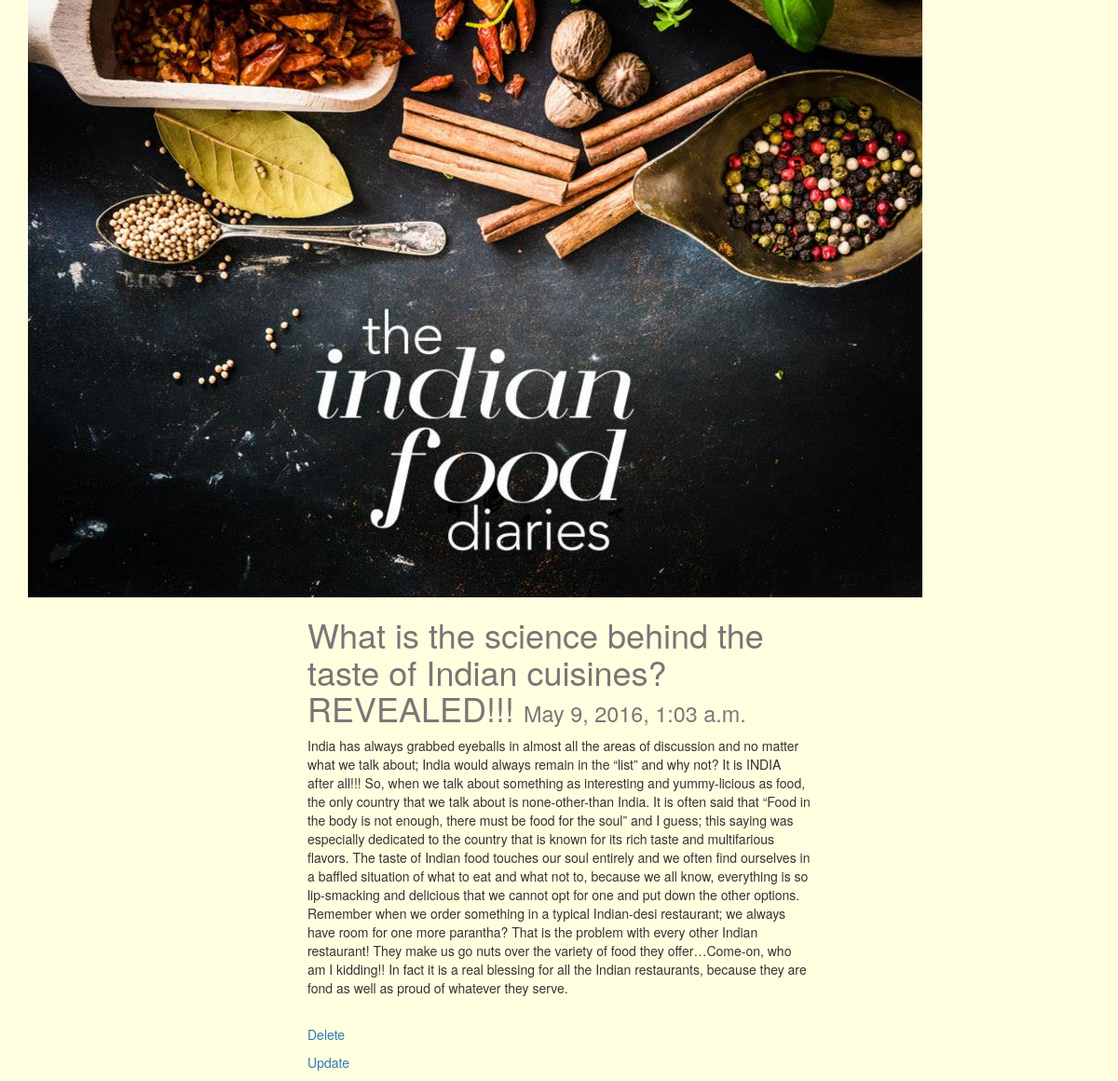
/blog/40/, run on the app's committed database.
### blog/models.py (models this page shows, shortened)
class Post(models.Model):
	title = models.CharField(max_length = 120)
	image = models.FileField(null=True, blank=True)
	content = models.TextField()
	updated = models.DateTimeField(auto_now = False, auto_now_add = True)
	timestamp = models.DateTimeField(auto_now = True,auto_now_add = False)

### blog/views.py (the view)
# urls.py: url(r'^(?P<id>\d+)/$',blog_detail,name="detail"
def blog_detail(request,id):
	instance = get_object_or_404(Post, id =id)
	context = {
		"title":"Details",
		"instance":instance
	}
	return render(request,"blog_detail.html",context)

### Templates/blog_detail.html (shortened to what this page needs)
{% extends "base.html" %}
{% block content %}
 <img src='{{ instance.image.url }}' class= 'img-responsive' align="center">
<div class='col-sm-6 col-sm-offset-3'>
<h1>
 {{ instance.title }} <small> {{ instance.timestamp }}</small>
 </h1>
 	{{ instance.content|linebreaks }} <br>
 	<p>
 	<a href='http://localhost:8000/blog/{{ instance.id }}/delete/'>
 	Delete
 	</a>
 	</p>
 	<p>
 	<a href='http://localhost:8000/blog/{{ instance.id }}/edit/'>
 	Update
 	</a>
 	</p>
 	</div>
{% endblock content %}

### static/css/base.css (style rules this page uses)
h1 { color:#777777; }

### data on the page
Post: image (picture), title "What is the science behind the taste of Indian cuisines? REVEALED!!!", timestamp "May 9, 2016, 1:03 a.m.", content "India has always grabbed eyeballs in almost all the areas of discussion and no matter what we talk about; India would always remain in the “list” and why not? It is INDIA after all!!! So, when we talk about something as interesting and yummy-licious as food, the only country that we talk about is none-other-than India. It is often said that “Food in the body is not enough, there must be food for the soul” and I guess; this saying was especially dedicated to the country that is known for its rich taste and multifarious flavors. The taste of Indian food touches our soul entirely and we often find ourselves in a baffled situation of what to eat and what not to, because we all know, everything…"
